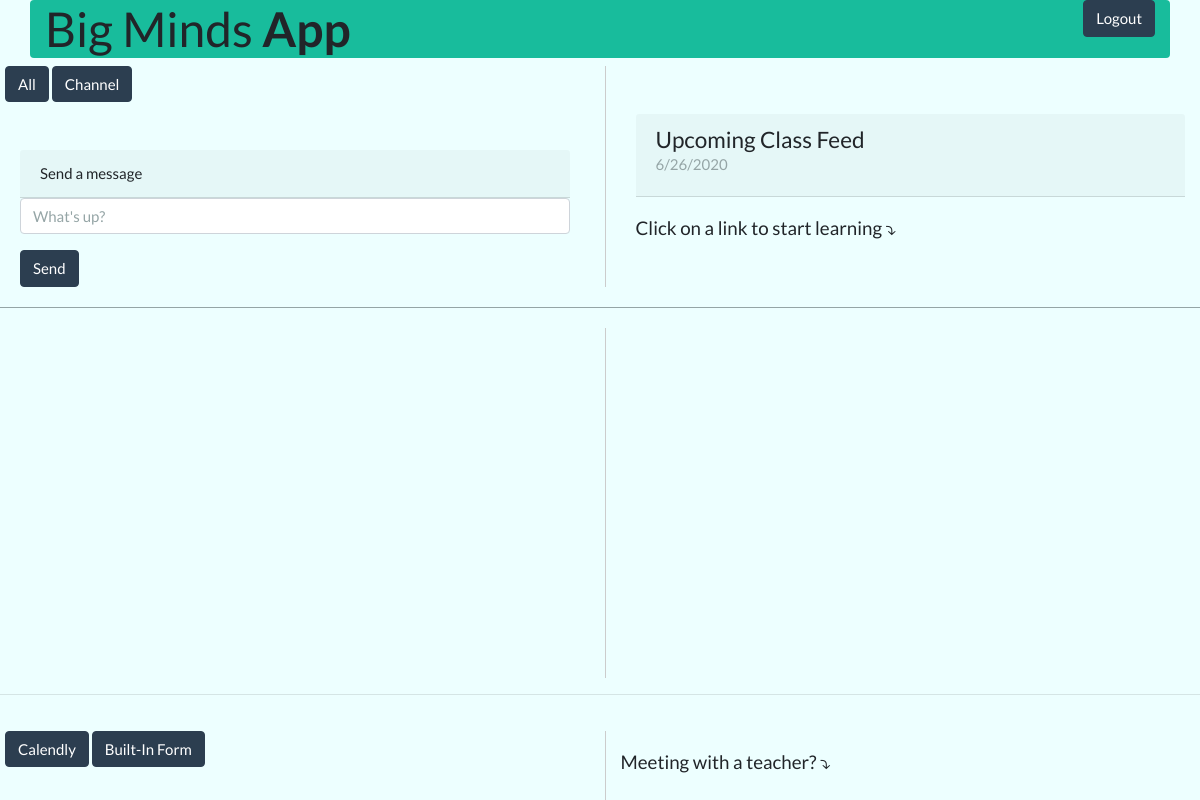
The page / (signed in) on the database as committed earlier.
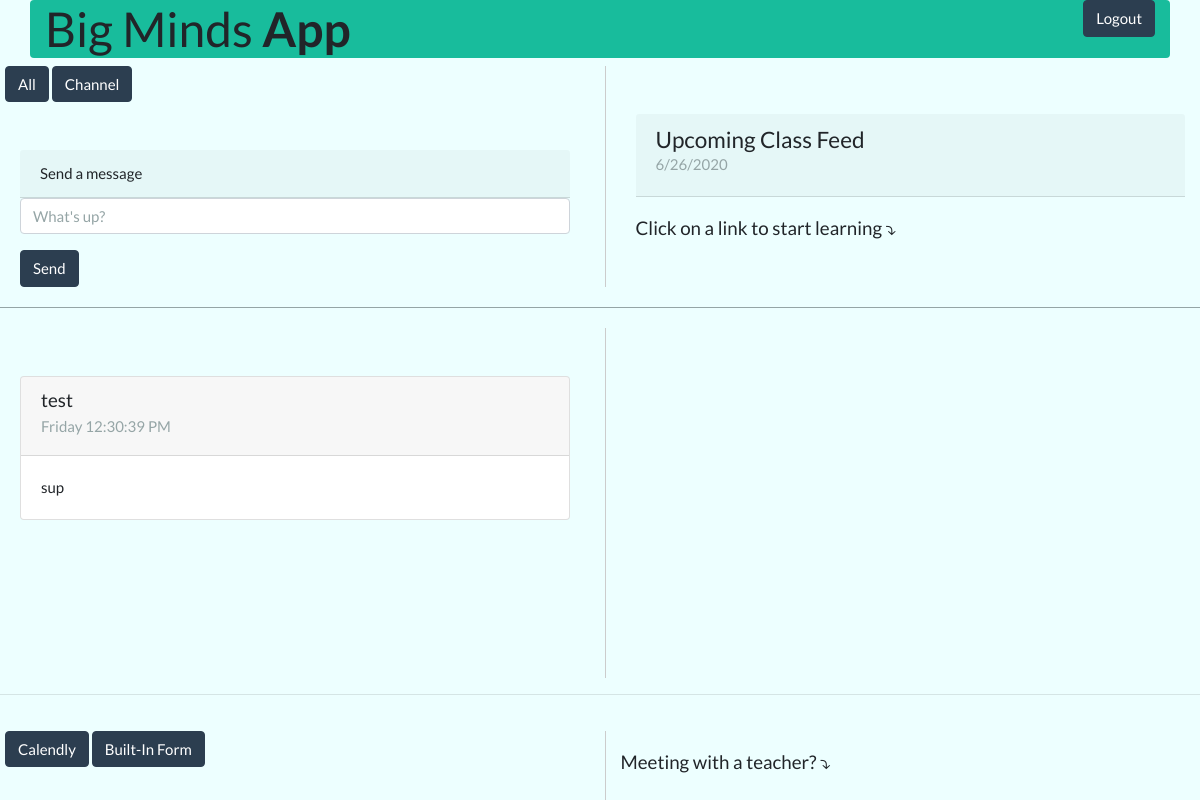
The same page on the database as committed later.
### models.py (models this page shows)
class Message(database.Model):
    id = database.Column(database.Integer, primary_key=True)
    date_posted = database.Column(database.String(30))
    name = database.Column(database.String(100), default='')
    content = database.Column(database.String(500), default='')

### app.py (the view, shortened to what this page needs)
@app.route('/', methods=['GET', 'POST'])
@login_required
def page():
    eduschedu = EduSchedu.query.first()
    apptschedu = ApptSchedu.query.first()
    userenroll = User.query.first()
    instance = Instance.query.first()
    image_file = url_for('static', filename=f'media/{instance.media_file}')
    messages = Message.query.order_by(Message.id.desc()).all()
    channels = Channel.query.order_by(Channel.id.desc()).all()
    notifications = ClassNotiQueue.query.order_by(ClassNotiQueue.id.desc()).all()
    appointments = ApptNotiQueue.query.order_by(ApptNotiQueue.id.desc()).all()
    room_name = 'home'
    appt_form = ApptForm(prefix='appt_form')
    return render_template('home.html', title=instance.homepage_title, room=room_name,
                           messages=messages, channels=channels, notifications=notifications, appointments=appointments, chat_enabled = instance.chat_enabled,
                           current_user=current_user, appt_form=appt_form)

### forms.py
class ApptForm(FlaskForm):
	user_list = QuerySelectField(
        'Choose Teacher',
        query_factory=lambda: User.query.all(),
        allow_blank=False)
	time = TimeField('Time')
	dow = IntegerField('Day of Week (0-6, Monday=0 & Sunday=6)', [validators.NumberRange(min=0, max=6)])
	submit_1 = SubmitField('Update')

### app.py (called while the page is built)
@login_manager.user_loader
def load_user(user_id):
    if user_id is not None:
        return User.query.get(user_id)
    return None

### models.py (called while the page is built)
    def avatar(self, size):
        digest = md5(self.email.lower().encode('utf-8')).hexdigest()
        return 'https://www.gravatar.com/avatar/{}?d=identicon&s={}'.format(
            digest, size)

    def __repr__(self):
        return "%s" % (self.name)

### templates/home.html (shortened to what this page needs)
<!DOCTYPE html>
<html lang="en">
<head>
    <link rel="stylesheet" href="../static/css/bootstrap.min.css">
</head>
<body style="background-color:#edffff;">
<div class="container rounded bg-dark">
    <h1>
              <span>Big Minds <b>App</b></span>
                <a href="/logout" role='button' class='btn btn-primary float-right'>Logout</a>
   </h1>
    </div>
<div class="row rounded border-bottom border-secondary bottompadded">
<div class ="col" style="padding-right:20px; padding-left:20px; border-right: 1px solid #ccc;">
    <button id="switchbackButton" class="btn btn-primary">All</button>
    <button id="switchButton" class="btn btn-primary">Channel</button>
    <div class='container mt-5'  id='submitForm'>
        <fieldset id="toggleFieldset">
            <div class="card-header">
                Send a message
            </div>
            <div class="form-group">
                <input type="text" class="form-control" id="myMessage" placeholder="What's up?">
            </div>
            <button id="sendButton" class="btn btn-primary">Send</button>
        </fieldset>
    </div>
</div>
<div class="col">
<div class='container mt-5'>
<div class="card-header" style="padding-bottom:15px">
               <h4> Upcoming Class Feed</h4> <h6 class="card-subtitle mb-2 text-muted"><span id="datetime"></span></h6>
            </div>
 <h5 class="card-title" style="padding-top:20px">Click on a link to start learning &#10549;</h5>
</div>
</div>
</div>
<div class="row toppadded">
<div class ="col col-first" style="padding-right:20px; padding-left:20px; border-right: 1px solid #ccc;">
{% if chat_enabled == True %}
    <div class='container mt-5' id="messagesContainer">
        {% for message in messages %}
            <div class="card mb-2">
                <div class="card-header">
                    {% if message.name == '' %}
                        <h5 class="card-title">Anonymous</h5>
                    {% else %}
                        <h5 class="card-title">{{ message.name }}</h5>
                    {% endif %}
                    <h6 class="card-subtitle mb-2 text-muted">{{ message.date_posted }}</h6>
                </div>
                <div class="card-body">
                    {% if message.content == '' %}
                        I forgot to add a message.
                    {% else %}
                        {{ message.content }}
                    {% endif %}
                </div>
            </div>
        {% endfor %}
    </div>
</div>
<div class ="col col-first">
{% else %}
    <div class="container">
        <div class="alert alert-info center-block" role="alert">
            <p class="text-center">Chat feature is currently disabled, check back later!</p>
        </div>
    </div>
{% endif %}
</div>
</div>
<hr/>
<div class="row toppadded">
<div class="col col-first" style="padding-right:20px; padding-left:20px; border-right: 1px solid #ccc;">
<button type="button" id="calendly-button" class="btn btn-primary">Calendly</button>
<button type="button" id="form-button" class="btn btn-primary">Built-In Form</button>
<div id="calendlyContainer">
<div class="calendly-inline-widget" data-url="https://calendly.com/daortellado?primary_color=18bc9c" style="min-width:320px;height:630px;"></div>
</div>
    </div>
<div class="col col-first">
 <h5 class="card-title" style="padding-top:20px">Meeting with a teacher? &#10549;</h5>
</div>
</div>
</body>
</html>

Rows that differ between the two databases and show on the page:
added Message: name "test", date_posted "Friday 12:30:39 PM", content "sup"
